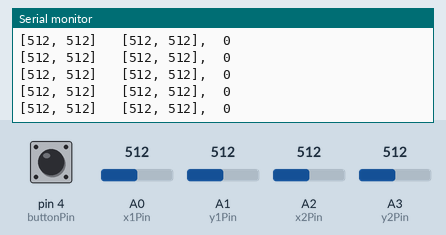
Simulated run of this sketch. Board: Arduino Uno, built with avr-gcc and run on an emulated ATmega328P. On the bench: the last lines printed to the serial monitor. The test bench sets the inputs (shaded band); at power-on: A0 (x1Pin) = 512, A1 (y1Pin) = 512, A2 (x2Pin) = 512, A3 (y2Pin) = 512, pin 4 (buttonPin) LOW.

Above: at 1.2 s.
1.3 s: A0 (x1Pin) set to 716
At 1.32 s:
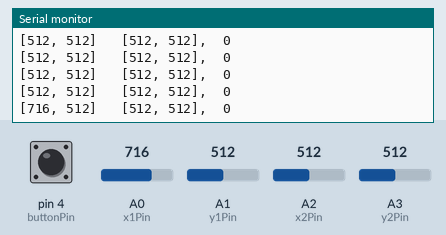
4.3 s: A1 (y1Pin) set to 716
At 4.36 s:
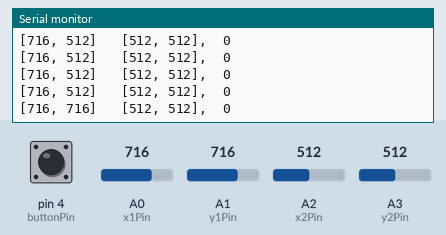
5.8 s: A2 (x2Pin) set to 716
At 5.88 s:
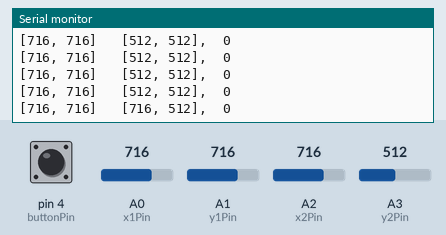
7.3 s: A3 (y2Pin) set to 716
At 7.3 s:
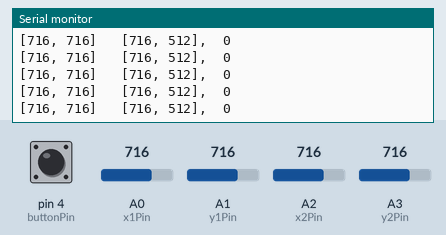
8.8 s: pin 4 (buttonPin) pulled HIGH for 0.15 s
At 8.82 s:
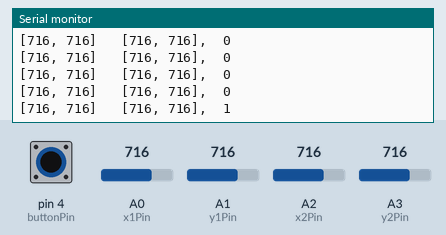
10.4 s: A0 (x1Pin) set to 992
At 10.44 s:
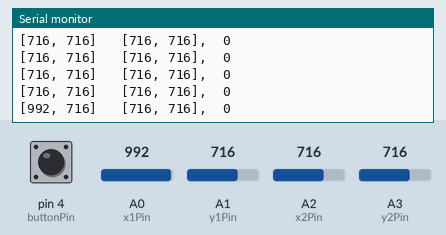
Timing chart, 0 to 12.9 s (numbered marks = the images above; inputs shaded):
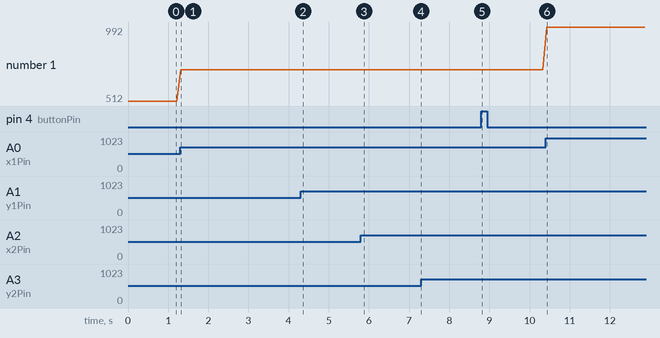

Measured:
- after the input at 1.3 s, the serial monitor: prints a new line at once (image 1)
- after the input at 4.3 s, the serial monitor: prints a new line after 0.06 s (image 2)
- after the input at 5.8 s, the serial monitor: prints a new line after 0.08 s (image 3)
- after the input at 8.8 s, the serial monitor: prints a new line at once (image 5)
- after the input at 10.4 s, the serial monitor: prints a new line at once (image 6)
- plotted number 1: 512 → 716 after the input at 1.3 s, 716 → 992 after the input at 10.4 s

The sketch:

JoystickTest.ino
```cpp
// These constants won't change.  They're used to give names
// to the pins used:
const int x1Pin = A0;  // Analog input pin that the potentiometer is attached to
const int y1Pin = A1;  // Analog input pin that the potentiometer is attached to
const int x2Pin = A2;  // Analog input pin that the potentiometer is attached to
const int y2Pin = A3;  // Analog input pin that the potentiometer is attached to
const int buttonPin = 4;  // Analog input pin that the potentiometer is attached to

int joyX1 = 0;        // value read from the pot
int joyY1 = 0;        // value read from the pot
int joyX2 = 0;        // value read from the pot
int joyY2 = 0;        // value read from the pot
int button = 0;

void setup() {
  // initialize serial communications at 9600 bps:
  Serial.begin(57600);
  pinMode(buttonPin, INPUT);
}

void loop() {
  // read the analog in value:
  joyX1 = analogRead(x1Pin);
  joyY1 = analogRead(y1Pin);
  joyX2 = analogRead(x2Pin);
  joyY2 = analogRead(y2Pin);
  button = digitalRead(buttonPin);


  // print the results to the serial monitor:
  Serial.print("[");
  Serial.print(joyX1);
  Serial.print(", ");
  Serial.print(joyY1);
  Serial.print("]   ");
  Serial.print("[");
  Serial.print(joyX2);
  Serial.print(", ");
  Serial.print(joyY2);
  Serial.print("],  ");
  Serial.println(button);

  // wait 2 milliseconds before the next loop
  // for the analog-to-digital converter to settle
  // after the last reading:
  delay(100);
}
```
